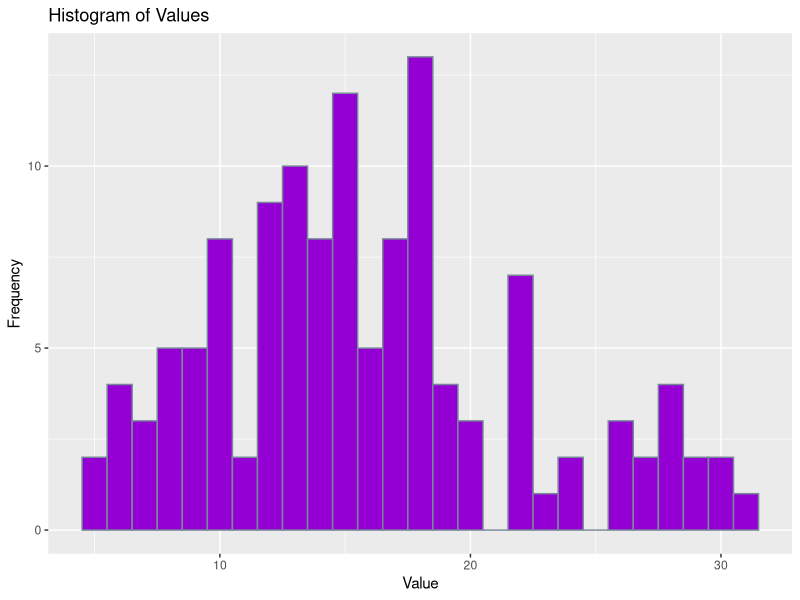
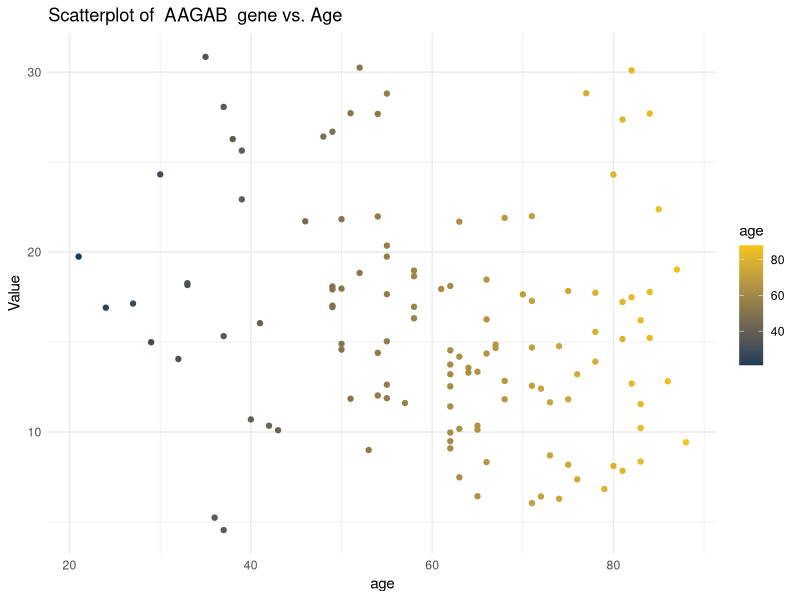
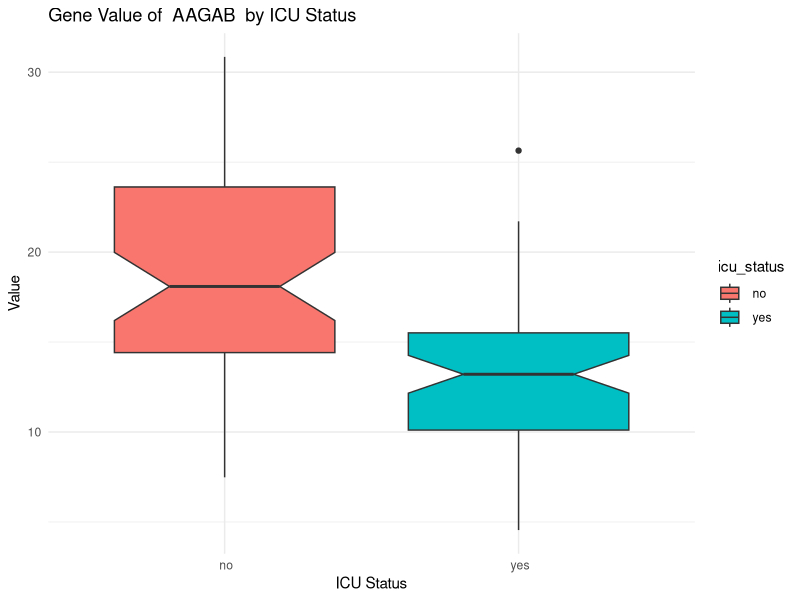
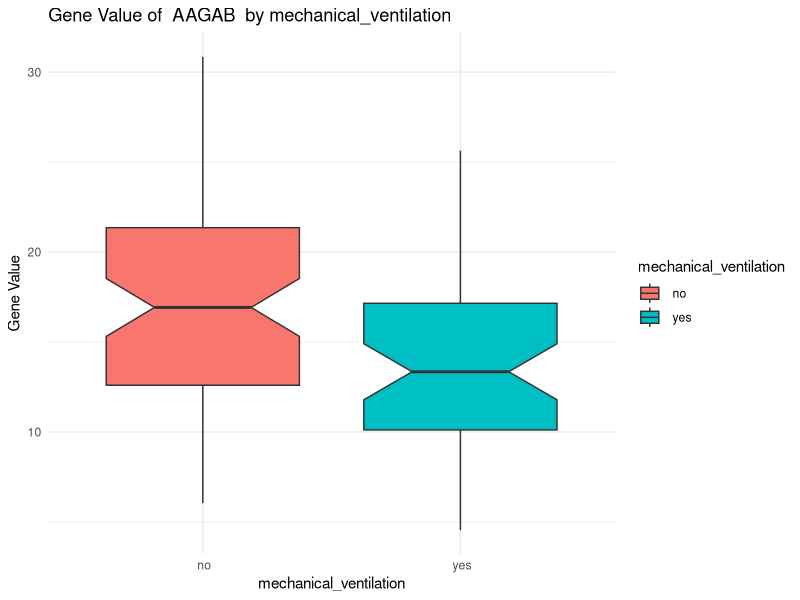
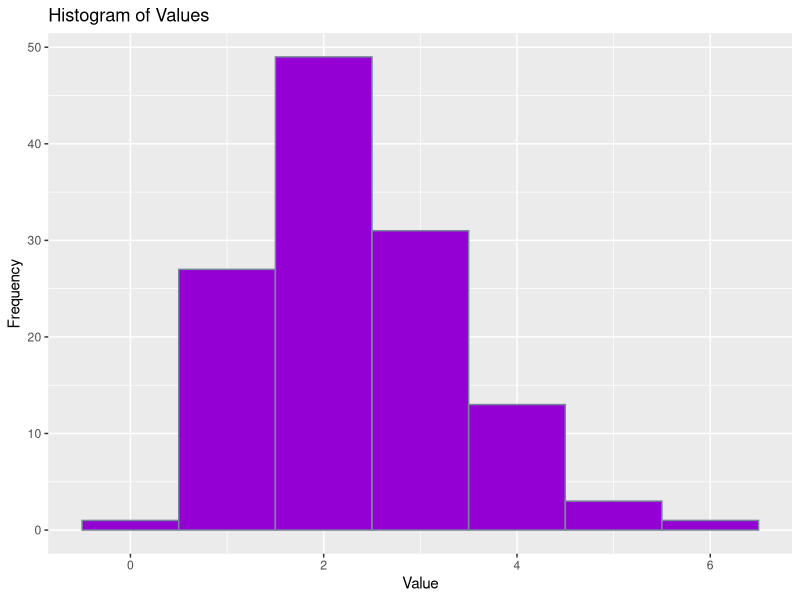
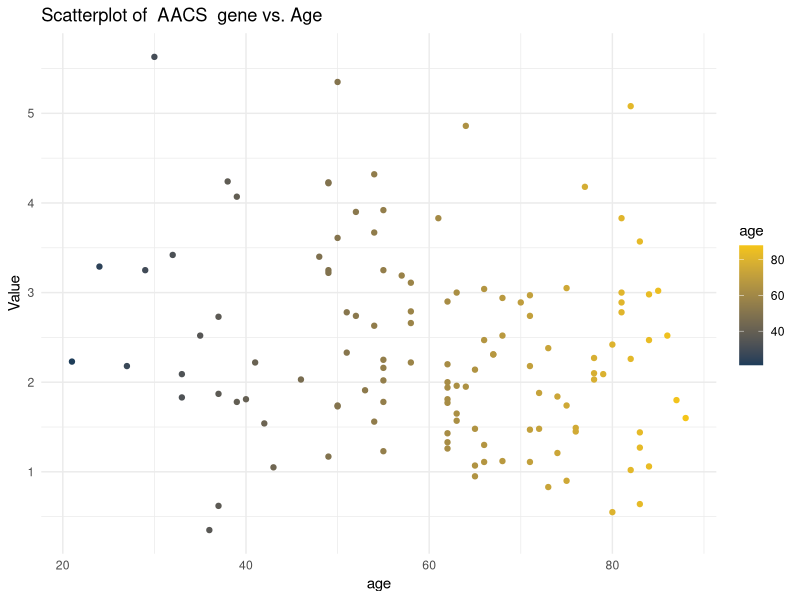
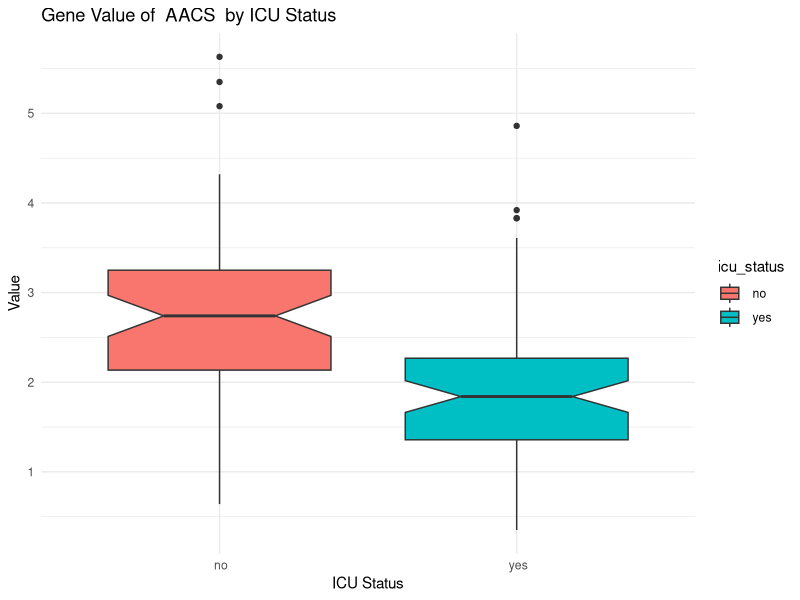
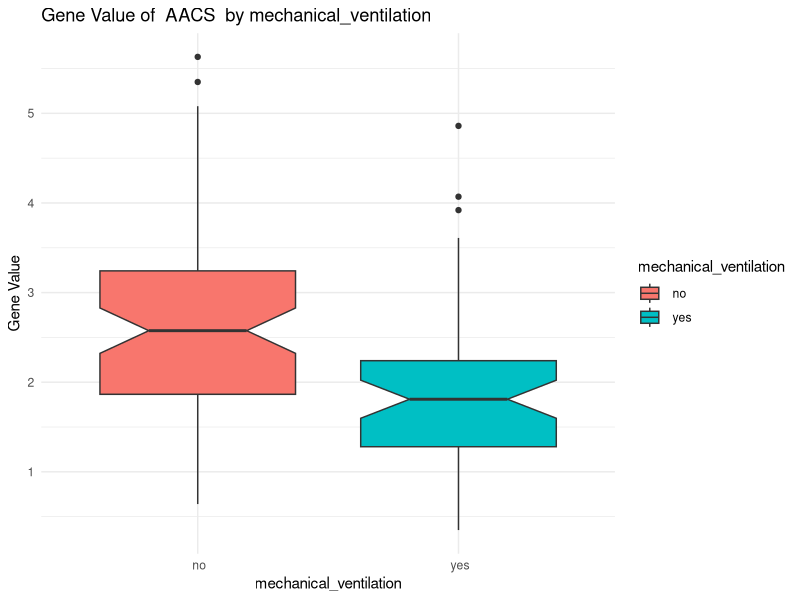

These figures' R source, in order:
## ---- chunk 1
library(tidyverse)
library(ggplot2)
genes <- read.csv("QBS103_GSE157103_genes.csv")
matrix <- read.csv("QBS103_GSE157103_series_matrix.csv")
## ---- chunk 2
plot_create <- function(genes, matrix, item){
  genes_long <- genes %>%
    filter(X==item) %>%
    gather(key = "participant_id")
  genes_long <- genes_long[-1,]
  matrix_selected <- matrix %>% select("participant_id", "age", "icu_status", "mechanical_ventilation")

  plot_data <- merge(matrix_selected, genes_long, by = "participant_id")
  plot_data$value <- as.numeric(as.character(plot_data$value))
  plot_data$age <- as.numeric(as.character(plot_data$age))
  
  frequency_plot <-
    ggplot(plot_data, aes(x=value)) + 
    geom_histogram(binwidth=1, fill="#9400D3", color="#778899") + 
    ggtitle("Histogram of Values") + 
    xlab("Value") + 
    ylab("Frequency")
  
  continuous_plot <-
    ggplot(plot_data, aes(x=age, y=value)) +
    geom_point(aes(color=age)) + 
    scale_color_gradient(low="#1E3D59", high="#F5C518") +
    ggtitle(paste("Scatterplot of ", item, " gene vs. Age")) +
    xlab("age") +
    ylab("Value") +
    theme_minimal()
  
  categorical_plot1 <-
    ggplot(plot_data, aes(x = icu_status, y = value, fill = icu_status)) +
    geom_boxplot(notch = TRUE) +
    ggtitle(paste("Gene Value of ", item ," by ICU Status")) +
    xlab("ICU Status") +
    ylab("Value") +
    theme_minimal()
  
  categorical_plot2 <-
    ggplot(plot_data, aes(x = mechanical_ventilation, y = value, fill = mechanical_ventilation)) +
    geom_boxplot(notch = TRUE) +
    ggtitle(paste("Gene Value of ", item," by mechanical_ventilation") )+
    xlab("mechanical_ventilation") +
    ylab("Gene Value") +
    theme_minimal()
  
  return (list(frequency_plot, continuous_plot, categorical_plot1, categorical_plot2))
}
## ---- chunk 3
plots = plot_create(genes, matrix, "AAGAB")
plots[]
## ---- chunk 4
plots = plot_create(genes, matrix, "AACS")
plots[]
## ---- chunk 5
plots = plot_create(genes, matrix, "ABI1")
plots[]
